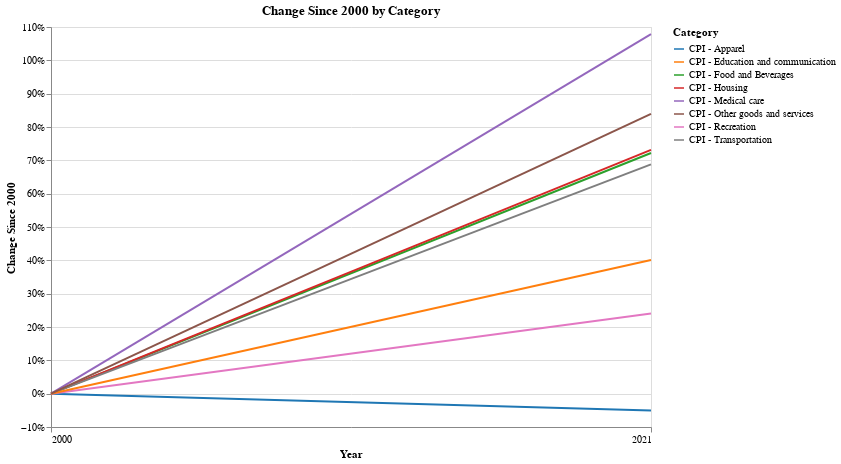

The cell this chart's notebook holds for it:
### Code cell
# Slope Chart
alt.Chart(df[['date','change','Category']][(df['date'] == start_date) | (df['date'] == end_date)], title='Change Since ' + str(start_year) +' by Category').mark_line().encode(
    x = alt.X('date', title = 'Year', axis = alt.Axis(values = [start_date, end_date], format='%Y')),
    y = alt.Y('change', title='Change Since ' + str(start_year), axis=alt.Axis(format='%')),
    color = alt.Color('Category', scale=alt.Scale(scheme = c_scheme)),
    tooltip = 'Category'
).properties(height=400, width=600)#.interactive()

### Figure 1 — Vega-Lite specification as saved in the notebook (floating-point values rounded to 4 significant figures)
{"config": {"view": {"continuousWidth": 400, "continuousHeight": 300}}, "data": {"name": "data-add178d19f26245cc689d7c476b7d2f1"}, "mark": "line", "encoding": {"color": {"field": "Category", "scale": {"scheme": "category10"}, "type": "nominal"}, "tooltip": {"field": "Category", "type": "nominal"}, "x": {"axis": {"format": "%Y", "values": ["1/1/2000", "12/1/2021"]}, "field": "date", "title": "Year", "type": "temporal"}, "y": {"axis": {"format": "%"}, "field": "change", "title": "Change Since 2000", "type": "quantitative"}}, "height": 400, "title": "Change Since 2000 by Category", "width": 600, "$schema": "https://vega.github.io/schema/vega-lite/v4.17.0.json", "datasets": {"data-add178d19f26245cc689d7c476b7d2f1": [{"date": "2000-01-01T00:00:00", "change": 0.0, "Category": "CPI - Food and Beverages"}, {"date": "2000-01-01T00:00:00", "change": 0.0, "Category": "CPI - Housing"}, {"date": "2000-01-01T00:00:00", "change": 0.0, "Category": "CPI - Apparel"}, {"date": "2000-01-01T00:00:00", "change": 0.0, "Category": "CPI - Transportation"}, {"date": "2000-01-01T00:00:00", "change": 0.0, "Category": "CPI - Medical care"}, {"date": "2000-01-01T00:00:00", "change": 0.0, "Category": "CPI - Recreation"}, {"date": "2000-01-01T00:00:00", "change": 0.0, "Category": "CPI - Education and communication"}, {"date": "2000-01-01T00:00:00", "change": 0.0, "Category": "CPI - Other goods and services"}, {"date": "2021-12-01T00:00:00", "change": 0.722, "Category": "CPI - Food and Beverages"}, {"date": "2021-12-01T00:00:00", "change": 0.7313, "Category": "CPI - Housing"}, {"date": "2021-12-01T00:00:00", "change": -0.05037, "Category": "CPI - Apparel"}, {"date": "2021-12-01T00:00:00", "change": 0.6877, "Category": "CPI - Transportation"}, {"date": "2021-12-01T00:00:00", "change": 1.079, "Category": "CPI - Medical care"}, {"date": "2021-12-01T00:00:00", "change": 0.2406, "Category": "CPI - Recreation"}, {"date": "2021-12-01T00:00:00", "change": 0.4011, "Category": "CPI - Education and communication"}, {"date": "2021-12-01T00:00:00", "change": 0.8396, "Category": "CPI - Other goods and services"}]}}
